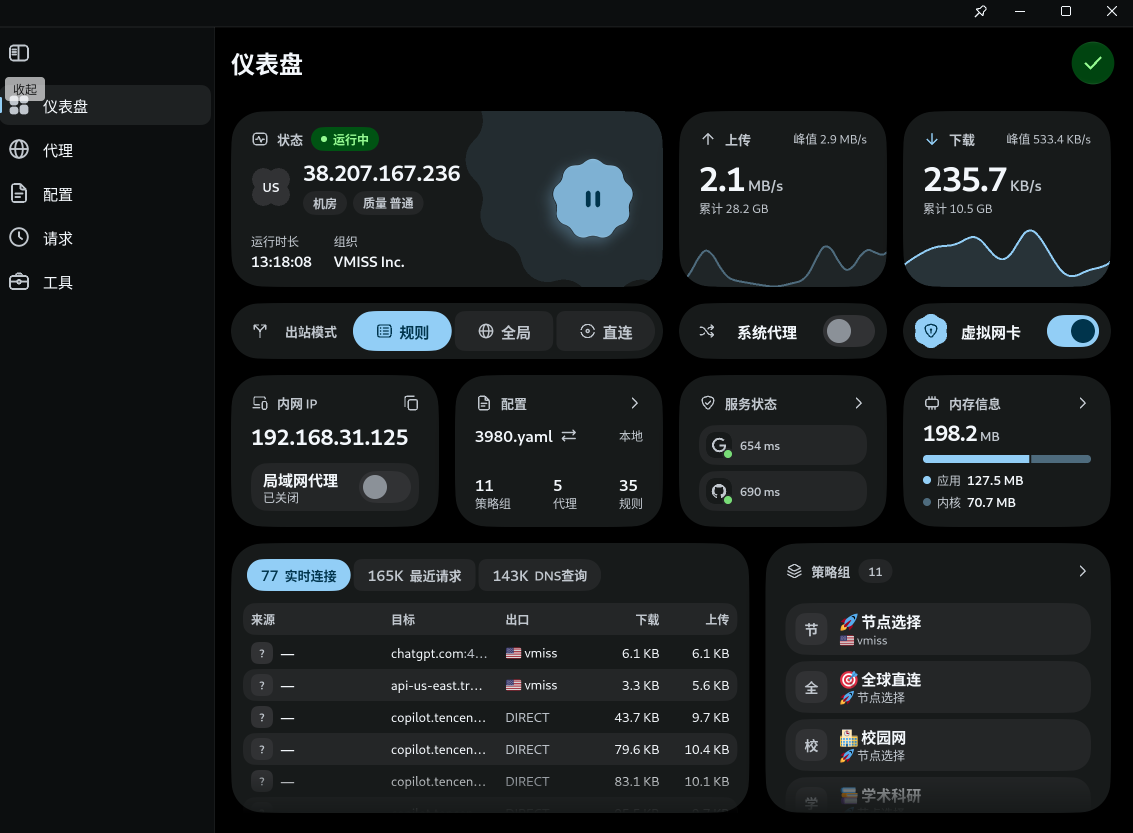
#> input picture docs/reference/flclash-desktop/flclash-desktop-dashboard.png, 2265 x 1665 px (shown at 1/2 size)
$ python flclash-shell-reserve-guard.py
#> lines starting #> are read from the running program, lines starting #| are printed output that depends on the picture
#> in findings, handle is the input picture: PIL image 2265x1665 RGB; mean R, G, B 25.3, 28.6, 29.7
#!/usr/bin/env python3
"""Pin the shell's bottom reserve to measured FlClash reference pixels.

`docs/SPACE_UTILIZATION_STANDARD.md` §2 puts the shell's own air *outside* the
measured page body. That is right for the page's account - a list card that
fills the body must not be charged for the shell's breathing room - and it had
one consequence nobody noticed: **the reserve itself was never measured**. No
cap, no debt entry and no receipt leg ever looked at that band, so the desktop
shell's reserve grew to 72u per side while the tracked reference scene keeps
20dp. At 1180x780 the shell spends 9.2% of every window on a band no standard
has ever judged, which is exactly the "we must set a proportion standard per
situation" the standard exists to answer.

This guard measures the reference's own reserve with the standard's own box
rule - the page body is everything right of the sidebar and below the shell's
title strip, one row counts as content only when it is a substantial run of
non-ground pixels - and then requires:

* the tracked PNG to be the pinned bytes (a swapped reference cannot move the
  number without being named);
* the measured reserve, in device-independent pixels, to equal the contract's
  `SHELL_BOTTOM_AIR_REFERENCE_PX`;
* the exported `shell_air` triple to be that measurement plus a *bounded*
  headroom, so widening the cap without a new measurement fails here rather
  than in a code review;
* the L2 standard to publish the measured number, so the prose and the pixels
  cannot disagree (the defect b207 caught in the other direction);
* both legs of this guard to be wired into the structure gate.

No surface pixels are judged here. `scripts/parity/space_utilization.py` stays
the single entry for published receipts; this guard only anchors the bound
that judge consumes.
"""

from __future__ import annotations

import argparse
import hashlib
import json
import pathlib
import re
import sys
import tempfile
import unittest

import numpy as np
from PIL import Image

ROOT = pathlib.Path(__file__).resolve().parents[2]
REFERENCE = ROOT / "docs/reference/flclash-desktop/flclash-desktop-dashboard.png"
EXPORT = ROOT / "crates/infiltrator-contract/assets/page-structure.json"
CONTRACT = ROOT / "crates/infiltrator-contract/src/page_structure.rs"
STANDARD = ROOT / "docs/SPACE_UTILIZATION_STANDARD.md"
GATE = ROOT / "scripts/quality/check-structure.sh"

REFERENCE_SHA256 = "f6406be498613bc0249e9ae2350125a0e670e9620d0ae4b1be1aec7353372bcc"
# The tracked scene's own geometry, measured here rather than remembered: the
# sidebar column ends at x429 and the shell's title strip ends at y100.
SIDEBAR_RIGHT_EDGE_PX = 429
BODY_TOP_PX = 100
SUBSTANTIAL_RUN_PX = 3
ROW_INK_PX = 50
GROUND_TOLERANCE = 12
# 39px of ground below the last substantial content row at 1.95 px/dp.
MEASURED_RESERVE_DP = 20.0
PX_PER_DP = 1.95
HEADROOM_LIMIT_DP = 8.0
# The standard publishes the measurement in this exact spelling. Matching a
# bare "20dp" would also match the "220dp" sidebar width in §3.4, so the leg
# would stay green after the prose lost the number it is supposed to carry.
STANDARD_MEASUREMENT_MARK = "39px = 20.00dp"
STANDARD_SECTION_MARK = "### 3.6"
# §2 is where the desktop reserve is described as the shell's own breathing
# room. It states the measurement box, not the cap, so it can quietly keep
# calling an over-bound reserve legitimate. The prose that first justified 72u
# lived exactly there, so §2 must point at the registration while it still
# names the number.
STANDARD_BOX_SECTION = "## 2."
STANDARD_RESERVE_PX = "72u"
# A bare substring match reads "72u" inside "172u" (a width pair in an
# unrelated bullet), so the token is matched with a non-digit boundary.
STANDARD_RESERVE_RE = re.compile(r"(?<![0-9])72u")
STANDARD_CROSS_REFERENCE = "SPACEUTIL-020"
# The box rule may only state the reserve as the contract's exported
# band (b265): a length of its own is a second owner of the bottom.
STANDARD_EXPORTED_RESERVE = "shell_air.bottom_reference_px"
# The Slint surface handbook is what a Slint agent reads before touching this
# geometry. It used to call the 72u the shell's own breathing room and quote
# "74px = 72u 空气 + 描边" as the expected receipt, naming neither the exported
# bound nor the registration, so the L2 leg alone could stay green while the
# handbook still presented an over-bound reserve as normal.
SURFACE_DOC = ROOT / "crates/infiltrator-slint/docs/SURFACE.md"
# Words that make a 72u mention a statement about retired geometry rather than
# a clean bill of health for what the shell draws today.
HISTORICAL_MARKS = ("曾", "此前", "过去", "退役")


def digest(path: pathlib.Path) -> str:
    return hashlib.sha256(path.read_bytes()).hexdigest()


def measured_reserve_dp(image: np.ndarray) -> float:
    """The reference's own bottom reserve, in device-independent pixels.

    The box is the page body: right of the sidebar, below the shell's title
    strip. Ground is the body's own left margin strip, never the most common
    colour inside the body - a frame-filling card must not become its own
    reference.
    """
    body = image[BODY_TOP_PX:, SIDEBAR_RIGHT_EDGE_PX + 1:]
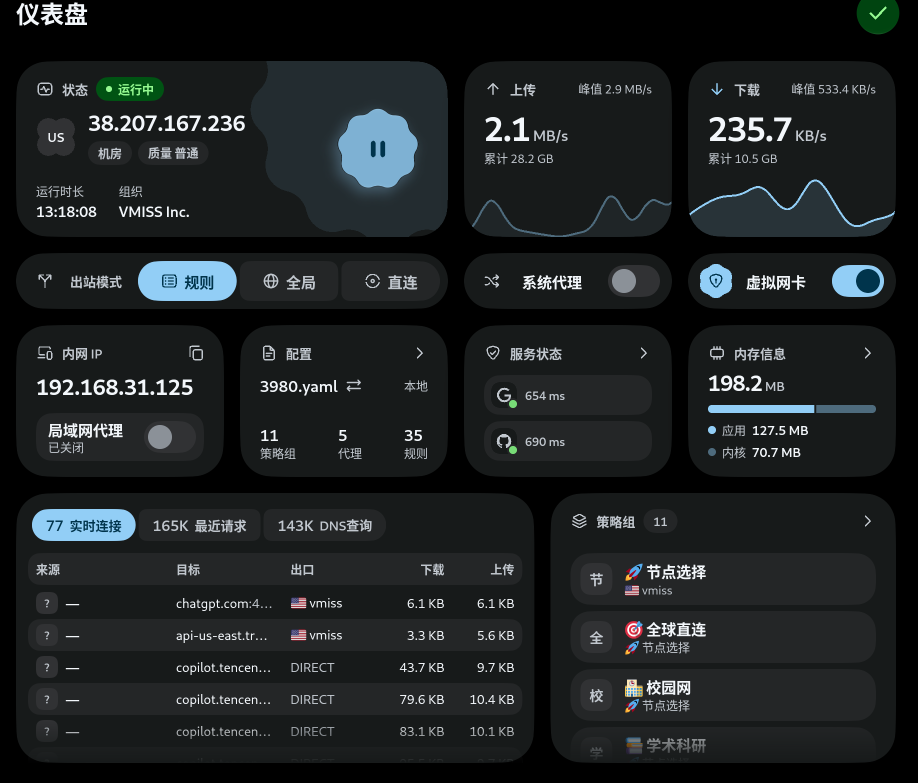
#> body: shape (1565, 1835, 3) (shown at 1/2 size); mean R, G, B 28.8, 32.6, 33.8
    height = body.shape[0]
#> height = 1565
    ground = np.median(body[height // 2, 4:10].reshape(-1, 3), axis=0)
#> ground = [0, 0, 0]
    ink = (np.abs(body.astype(int) - ground.astype(int)).max(axis=2)
           > GROUND_TOLERANCE).sum(axis=1)
#> ink = 1565 values, max 1728 at index 1078, min 0 at index 69, mean 1400
    runs: list[tuple[int, int]] = []
    start: int | None = None
    for row, count in enumerate(ink):
        hit = count > ROW_INK_PX
        if hit and start is None:
            start = row
        if not hit and start is not None:
            runs.append((start, row - 1))
            start = None
#> this loop made 1565 passes
#> (count, hit) on passes 1 to 12: (70, True), (70, True), (72, True), (74, True), (77, True), (89, True), (96, True), (102, True), (131, True), (178, True), (179, True), (180, True)
#> hit on passes 62, 123, 475, 507, 619, 651: False, True, False, True, False, True
#> after the loop, runs = [(0, 60), (122, 473), (506, 617), (650, 953), (986, 1525)]
    if start is not None:
        runs.append((start, height - 1))
    substantial = [end for begin, end in runs if end - begin + 1 >= SUBSTANTIAL_RUN_PX]
#> substantial = [60, 473, 617, 953, 1525]
    if not substantial:
        raise AssertionError("the reference page body paints no content row")
    return round((height - 1 - max(substantial)) / PX_PER_DP, 2)


def exported_shell_air() -> dict[str, int]:
    document = json.loads(EXPORT.read_text(encoding="utf-8"))
    air = document.get("shell_air")
    if not isinstance(air, dict):
        return {}
    return {key: int(air[key]) for key in
            ("bottom_reference_px", "bottom_headroom_px", "bottom_limit_px")
            if key in air}


# [68 lines left out: functions contract_declaration, _display, surface_doc_findings, _sentence_of, not called in this run]


def findings() -> list[str]:
    found: list[str] = []
    if not REFERENCE.is_file():
        return [f"{REFERENCE.relative_to(ROOT)} is missing"]
    actual_digest = digest(REFERENCE)
    if actual_digest != REFERENCE_SHA256:
        return [
            f"the reference PNG sha256 is {actual_digest}, not the pinned "
            f"{REFERENCE_SHA256}; re-adjudicate the measurement before reusing it"
        ]

    with Image.open(REFERENCE) as handle:
        image = np.array(handle.convert("RGB"))
    reserve = measured_reserve_dp(image)
#> reserve = 20
    if abs(reserve - MEASURED_RESERVE_DP) > 0.05:
        found.append(
            f"the reference page body reserves {reserve}dp below its last "
            f"content row, not the documented {MEASURED_RESERVE_DP}dp"
        )

    air = exported_shell_air()
    if not air:
        return found + ["page-structure.json carries no shell_air; "
                        "rerun export_page_structure"]
    if air["bottom_reference_px"] != round(MEASURED_RESERVE_DP):
        found.append(
            f"the exported bottom reference is {air['bottom_reference_px']}px while "
            f"the tracked scene measures {MEASURED_RESERVE_DP}dp"
        )
    if not 0 < air["bottom_headroom_px"] <= HEADROOM_LIMIT_DP:
        found.append(
            f"the exported headroom {air['bottom_headroom_px']}px is outside "
            f"(0, {HEADROOM_LIMIT_DP}]px; headroom lets a surface round to its "
            "grid, it is not a licence to widen the bound"
        )
    if air["bottom_limit_px"] != air["bottom_reference_px"] + air["bottom_headroom_px"]:
        found.append(
            f"the exported bound {air['bottom_limit_px']}px is not the measured "
            f"{air['bottom_reference_px']}px plus the exported "
            f"{air['bottom_headroom_px']}px headroom"
        )
    for name, key in (("SHELL_BOTTOM_AIR_REFERENCE_PX", "bottom_reference_px"),
                      ("SHELL_BOTTOM_AIR_HEADROOM_PX", "bottom_headroom_px"),
                      ("SHELL_BOTTOM_AIR_LIMIT_PX", "bottom_limit_px")):
        declared = contract_declaration(name)
        if declared is None:
            found.append(f"the contract no longer declares {name} as a numeric constant")
        elif declared != air[key]:
            found.append(
                f"the contract source declares {name} = {declared} but the export "
                f"publishes {air[key]}; rerun export_page_structure"
            )

    standard_text = STANDARD.read_text(encoding="utf-8")
    if STANDARD_MEASUREMENT_MARK not in standard_text:
        found.append(
            "the space-utilization standard no longer publishes the measured "
            f"reference reserve as {STANDARD_MEASUREMENT_MARK}"
        )
    if STANDARD_SECTION_MARK not in standard_text:
        found.append(
            f"the space-utilization standard lost its {STANDARD_SECTION_MARK} "
            "shell-reserve section"
        )
    section = re.search(
        rf"^{re.escape(STANDARD_BOX_SECTION)}.*?(?=^## )",
        standard_text, re.MULTILINE | re.DOTALL)
    if section is None:
        found.append(
            f"the space-utilization standard no longer has a {STANDARD_BOX_SECTION} "
            "measurement-box section"
        )
    elif STANDARD_RESERVE_RE.search(section.group(0)):
        # The reserve is still described by its size, so the same section has
        # to say whether that size is within the bound.
        if STANDARD_CROSS_REFERENCE not in section.group(0):
            found.append(
                f"{STANDARD_BOX_SECTION} still presents {STANDARD_RESERVE_PX} of shell "
                f"air without naming {STANDARD_CROSS_REFERENCE}; the box rule must not "
                "read as a clean bill of health for a reserve over the exported bound"
            )
    if STANDARD_EXPORTED_RESERVE not in section.group(0):
        # The box rule states the reserve as a number, so that number has to be
        # the contract's export: a section that names a length of its own is a
        # second opinion about how much air a window deserves (b265).
        found.append(
            f"{STANDARD_BOX_SECTION} does not name {STANDARD_EXPORTED_RESERVE}; the box "
            "rule must state the reserve as the contract's exported band, not a "
            "length of its own"
        )


    found.extend(surface_doc_findings())
    for leg in ("flclash-shell-reserve-guard.py --self-test",
                "flclash-shell-reserve-guard.py --mode enforce"):
        if leg not in GATE.read_text(encoding="utf-8"):
            found.append(f"the structure gate is missing '{leg}'")
    return found


class GuardSelfTest(unittest.TestCase):
    def setUp(self) -> None:
        with Image.open(REFERENCE) as handle:
            self.image = np.array(handle.convert("RGB"))

    def test_the_live_reference_and_export_agree(self) -> None:
        self.assertEqual(findings(), [])

    def test_the_reserve_is_measured_in_the_documented_box(self) -> None:
        self.assertAlmostEqual(measured_reserve_dp(self.image),
                               MEASURED_RESERVE_DP, delta=0.05)

    # [97 lines left out: functions test_a_box_that_ignores_the_title_strip_is_not_the_measurement, test_a_body_painted_to_its_last_row_reserves_nothing, test_a_wrong_reference_digest_is_rejected, test_a_widened_bound_without_a_new_measurement_is_rejected, test_an_export_that_disagrees_with_the_contract_is_rejected, test_a_missing_gate_leg_is_rejected and 2 more, not called in this run]

    def test_the_surface_doc_that_names_the_registration_is_accepted(self) -> None:
        """The live handbook passes the new leg, so the leg is not just noise."""
        self.assertEqual(surface_doc_findings(), [])

    # [54 lines left out: functions test_a_surface_doc_that_clears_the_reserve_is_rejected, test_a_wider_number_does_not_trigger_the_reserve_leg, test_a_box_section_that_calls_the_reserve_legitimate_is_rejected, not called in this run]


def main() -> int:
    parser = argparse.ArgumentParser(description=__doc__)
    parser.add_argument("--mode", choices=("report", "enforce"), default="enforce")
    parser.add_argument("--self-test", action="store_true")
    args = parser.parse_args()
    if args.self_test:
        suite = unittest.defaultTestLoader.loadTestsFromTestCase(GuardSelfTest)
        result = unittest.TextTestRunner(verbosity=1).run(suite)
        return 0 if result.wasSuccessful() else 1
    problems = findings()
    for problem in problems:
        print(f"flclash shell reserve guard: {problem}", file=sys.stderr)
    if problems and args.mode == "enforce":
        return 1
    air = exported_shell_air()
    print(
        "flclash shell reserve guard: reference reserves "
        f"{MEASURED_RESERVE_DP}dp, exported bound {air.get('bottom_limit_px')}px, "
        f"findings={len(problems)}"
    )
    return 0


if __name__ == "__main__":
#> (the run stopped early here; a loop or call above may not have finished)
